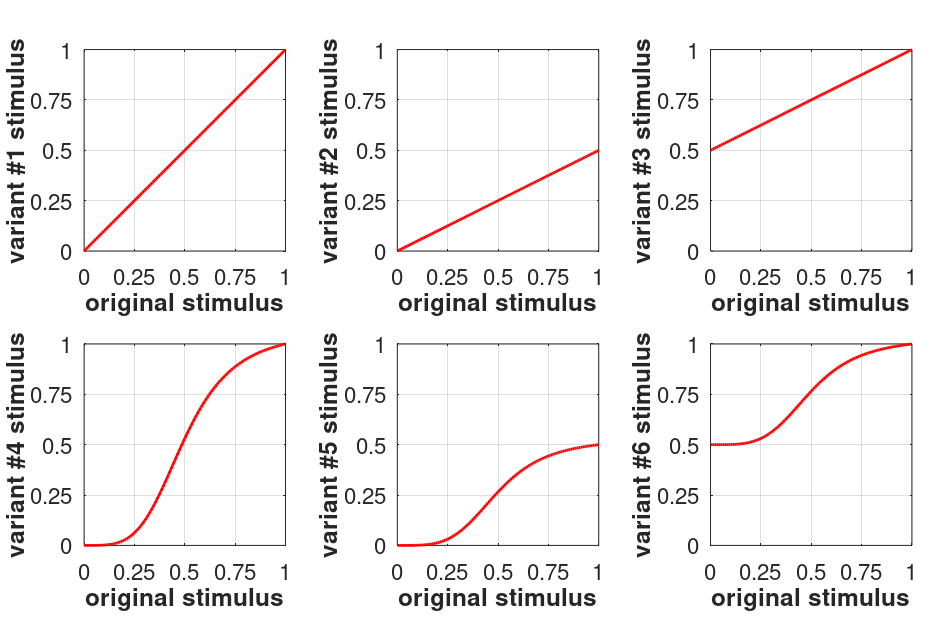

The MATLAB script that drew this image:
function plotVariantXforms
    x = 0:0.01:1.0;
    
    h = figure(10);
    set(h, 'Position', [100 100 940 620]);
    clf;
    
    
    width = 0.70/3;
    height = 0.65/2;
    margin = 0.1;
    marginY = 0.15
    variantIndex = 1;
    subplotRow = floor((variantIndex-1)/3) + 1;
    subplotCol = mod(variantIndex-1,3) + 1;
    subplot('Position', [0.08 + (subplotCol-1)*(width+margin) 1.07-subplotRow *(height+marginY) width height]);  
    
    y = x;
    plot(x,y, 'r-', 'LineWidth', 2.0)
    set(gca, 'FontName', 'Helvetica', 'FontSize', 16);
    set(gca, 'XLim', [0 1], 'YLim', [0 1], 'XTick', [0 0.25 0.5 0.75 1], 'YTick', [0 0.25 0.5 0.75 1]);
    xlabel('original stimulus', 'FontWeight', 'b');
    ylabel('variant #1 stimulus', 'FontWeight', 'b');
    box on 
    grid on
    axis 'square'
    
    variantIndex = variantIndex + 1;
    subplotRow = floor((variantIndex-1)/3) + 1;
    subplotCol = mod(variantIndex-1,3) + 1;
    subplot('Position', [0.08 + (subplotCol-1)*(width+margin) 1.07-subplotRow *(height+marginY) width height]);  

    y = 0.25 + 0.5*(x-0.5);
    plot(x,y, 'r-', 'LineWidth', 2.0)
    set(gca, 'FontName', 'Helvetica', 'FontSize', 16);
    set(gca, 'XLim', [0 1], 'YLim', [0 1], 'XTick', [0 0.25 0.5 0.75 1], 'YTick', [0 0.25 0.5 0.75 1]);
    xlabel('original stimulus', 'FontWeight', 'b');
    ylabel('variant #2 stimulus', 'FontWeight', 'b');
    box on 
    grid on
    axis 'square'
    
    
    variantIndex = variantIndex + 1;
    subplotRow = floor((variantIndex-1)/3) + 1;
    subplotCol = mod(variantIndex-1,3) + 1;
    subplot('Position', [0.08 + (subplotCol-1)*(width+margin) 1.07-subplotRow *(height+marginY) width height]);   
    
    y = 0.75 + 0.5*(x-0.5);
    plot(x,y, 'r-', 'LineWidth', 2.0)
    set(gca, 'FontName', 'Helvetica', 'FontSize', 16);
    set(gca, 'XLim', [0 1], 'YLim', [0 1], 'XTick', [0 0.25 0.5 0.75 1], 'YTick', [0 0.25 0.5 0.75 1]);
    xlabel('original stimulus', 'FontWeight', 'b');
    ylabel('variant #3 stimulus', 'FontWeight', 'b');
    box on 
    grid on
    axis 'square'
    
    
    variantIndex = variantIndex + 1;
    subplotRow = floor((variantIndex-1)/3) + 1;
    subplotCol = mod(variantIndex-1,3) + 1;
    subplot('Position', [0.08 + (subplotCol-1)*(width+margin) 1.07-subplotRow *(height+marginY) width height]);  
    
    y = x;
    n = 4; c50 = 0.5; gain = (c50^n + 1^n); 
    yy =  gain * (y  .^n) ./ (c50^n + y .^n);
    plot(x,yy, 'r-', 'LineWidth', 2.0)
    set(gca, 'FontName', 'Helvetica', 'FontSize', 16);
    set(gca, 'XLim', [0 1], 'YLim', [0 1], 'XTick', [0 0.25 0.5 0.75 1], 'YTick', [0 0.25 0.5 0.75 1]);
    axis 'square'
    xlabel('original stimulus', 'FontWeight', 'b');
    ylabel('variant #4 stimulus', 'FontWeight', 'b');
    box on 
    grid on
    
    
    variantIndex = variantIndex + 1;
    subplotRow = floor((variantIndex-1)/3) + 1;
    subplotCol = mod(variantIndex-1,3) + 1;
    subplot('Position', [0.08 + (subplotCol-1)*(width+margin) 1.07-subplotRow *(height+marginY) width height]);   
    
    y = 0.25 + 0.5*(yy-0.5);
    plot(x,y, 'r-', 'LineWidth', 2.0)
    set(gca, 'FontName', 'Helvetica', 'FontSize', 16);
    set(gca, 'XLim', [0 1], 'YLim', [0 1], 'XTick', [0 0.25 0.5 0.75 1], 'YTick', [0 0.25 0.5 0.75 1]);
    axis 'square'
    xlabel('original stimulus', 'FontWeight', 'b');
    ylabel('variant #5 stimulus', 'FontWeight', 'b');
    box on 
    grid on
    
    variantIndex = variantIndex + 1;
    subplotRow = floor((variantIndex-1)/3) + 1;
    subplotCol = mod(variantIndex-1,3) + 1;
    subplot('Position', [0.08 + (subplotCol-1)*(width+margin) 1.07-subplotRow *(height+marginY) width height]); 
    
    y = 0.75 + 0.5*(yy-0.5);
    plot(x,y, 'r-', 'LineWidth', 2.0)
    set(gca, 'FontName', 'Helvetica', 'FontSize', 16);
    set(gca, 'XLim', [0 1], 'YLim', [0 1], 'XTick', [0 0.25 0.5 0.75 1], 'YTick', [0 0.25 0.5 0.75 1]);
    axis 'square'
    xlabel('original stimulus', 'FontWeight', 'b');
    ylabel('variant #6 stimulus', 'FontWeight', 'b');
    box on 
    grid on
    drawnow;
    
    pdfFileName = sprintf('VariantStimulusTransformations.pdf');
    dpi = 300;
    ExportToPDF(pdfFileName, h, dpi);
       
end


function ExportToPDF(pdfFileName,handle,dpi)

    % Verify correct number of arguments
    error(nargchk(0,3,nargin));

    % If no handle is provided, use the current figure as default
    if nargin<1
        [fileName,pathName] = uiputfile('*.pdf','Save to PDF file:');
        if fileName == 0; return; end
        pdfFileName = [pathName,fileName];
    end
    if nargin<2
        handle = gcf;
    end
    if nargin<3
        dpi = 150;
    end
        
    % Backup previous settings
    prePaperType = get(handle,'PaperType');
    prePaperUnits = get(handle,'PaperUnits');
    preUnits = get(handle,'Units');
    prePaperPosition = get(handle,'PaperPosition');
    prePaperSize = get(handle,'PaperSize');

    % Make changing paper type possible
    set(handle,'PaperType','<custom>');

    % Set units to all be the same
    set(handle,'PaperUnits','inches');
    set(handle,'Units','inches');

    % Set the page size and position to match the figure's dimensions
    paperPosition = get(handle,'PaperPosition');
    position = get(handle,'Position');
    set(handle,'PaperPosition',[0,0,position(3:4)]);
    set(handle,'PaperSize',position(3:4));

    % Save the pdf (this is the same method used by "saveas")
    print(handle,'-dpdf',pdfFileName,sprintf('-r%d',dpi))

    % Restore the previous settings
    set(handle,'PaperType',prePaperType);
    set(handle,'PaperUnits',prePaperUnits);
    set(handle,'Units',preUnits);
    set(handle,'PaperPosition',prePaperPosition);
    set(handle,'PaperSize',prePaperSize);

end

